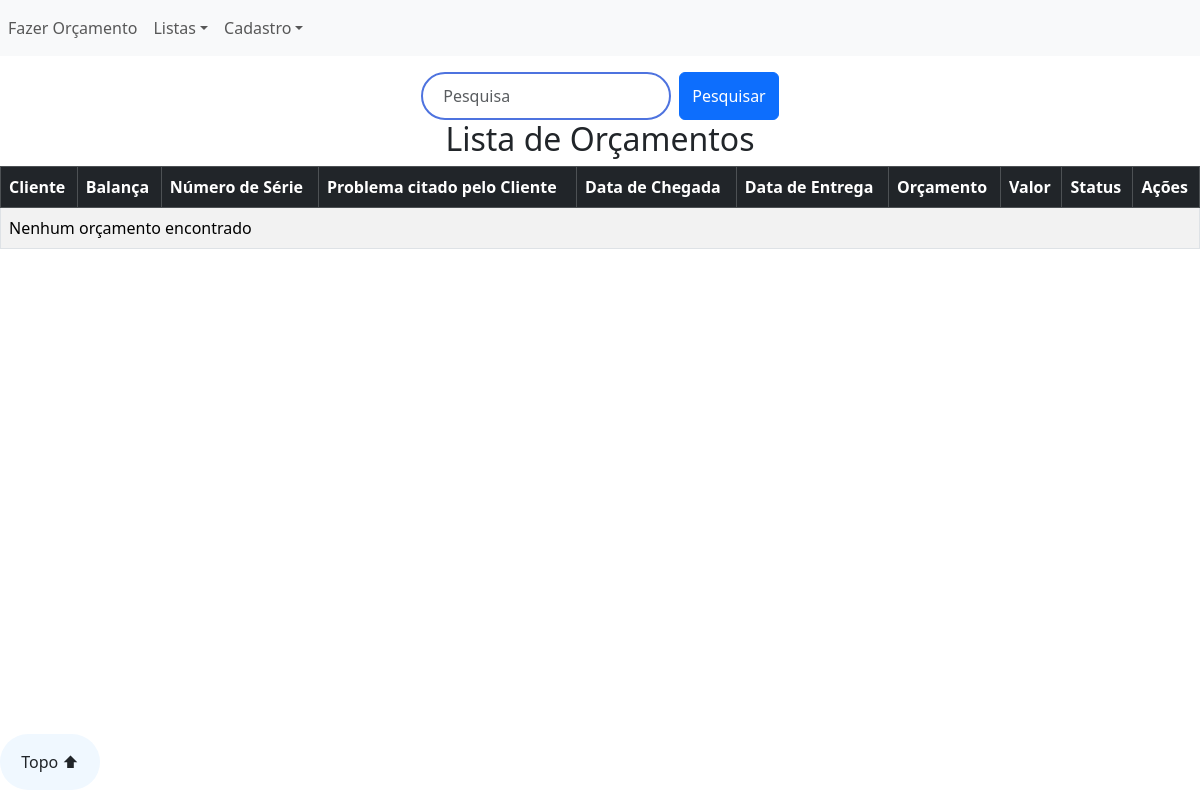
The app's page /, older data.
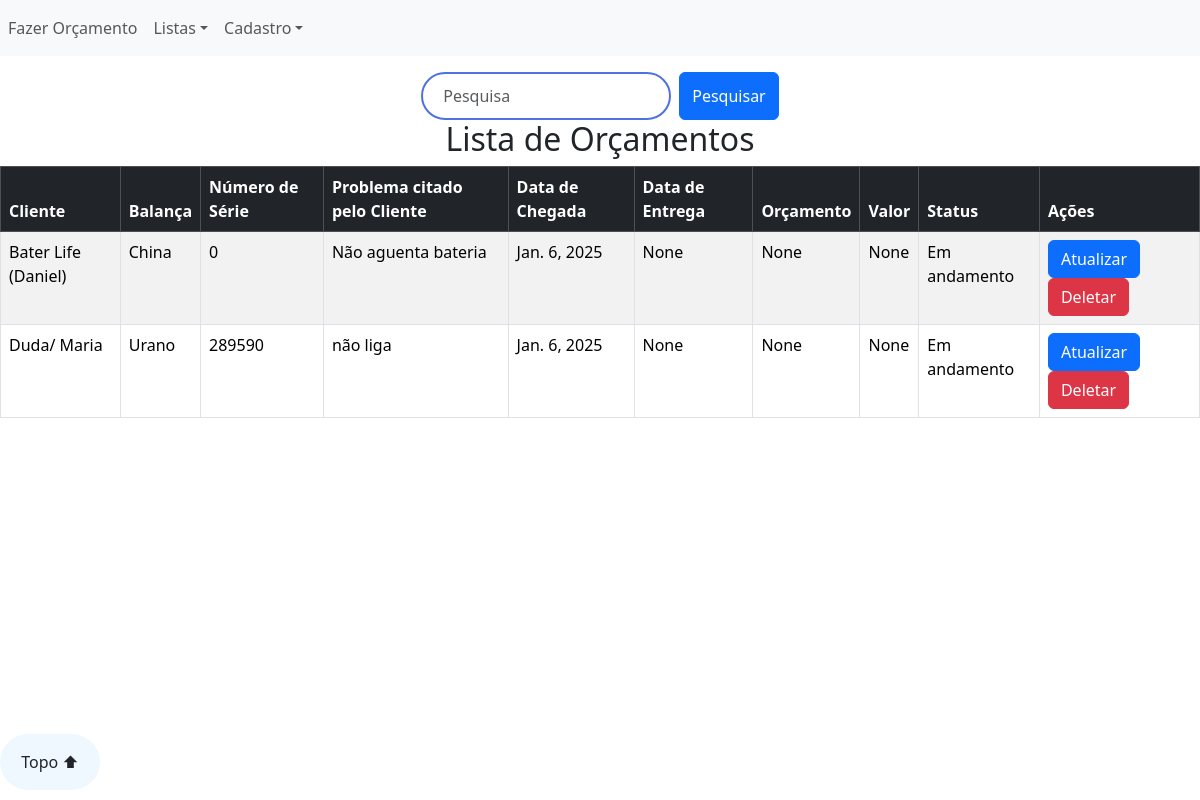
The same page, newer data.
### sis_orcamento/models.py (models this page shows, shortened)
class Clientes(models.Model):
    nome = models.CharField(max_length=100)
    contato = models.CharField(max_length=100)

class Balancas(models.Model):
    marca = models.CharField(max_length=100)
    modelo = models.CharField(max_length=100)

class Orcamentos(models.Model):
    cliente = models.ForeignKey(Clientes, on_delete=models.CASCADE)
    balanca = models.ForeignKey(Balancas, on_delete=models.CASCADE)
    num_serie_balanca = models.CharField(max_length=100, null=True, blank=True)
    data_chegada = models.DateField()
    data_entrega = models.DateField(null=True, blank=True)
    valor = models.DecimalField(max_digits=10, decimal_places=2, null=True, blank=True)
    problema_pelo_cliente = models.CharField(max_length=300, null=True, blank=True)
    orcamento = models.CharField(max_length=300, null=True, blank=True)
    status = models.CharField(max_length=100)

### sis_orcamento/views.py (the view)
# urls.py: path('', views.listas_orcamentos, name='listas_orcamentos'),
def listas_orcamentos(request):
    nome = request.GET.get('nome', '').strip()
    if nome:
        values_orcamento = Orcamentos.objects.select_related('cliente', 'balanca').filter(
            cliente__nome__icontains=nome
        ) | Orcamentos.objects.filter(
            num_serie_balanca__icontains=nome
        )
        values_clientes = Clientes.objects.filter(nome__icontains=nome)
        values_balancas = Balancas.objects.filter(
            modelo__icontains=nome
        ) | Balancas.objects.filter(
            marca__icontains=nome
        ) | Balancas.objects.filter(
            id__icontains=nome  # Se o número de série for associado por ID
        )
    else:
        values_orcamento = Orcamentos.objects.select_related('cliente', 'balanca').all()
        values_clientes = Clientes.objects.all()
        values_balancas = Balancas.objects.all()
    orcamentos = [{
        'id': value.id,
        'cliente': value.cliente.nome if value.cliente else 'N/A',
        'balanca': value.balanca.marca if value.balanca else 'N/A',
        'modelo': value.balanca.modelo if value.balanca else 'N/A',
        'data_chegada': value.data_chegada,
        'data_entrega': value.data_entrega,
        'valor': value.valor,
        'num_serie_balanca': value.num_serie_balanca,
        'problema_pelo_cliente': value.problema_pelo_cliente,
        'orcamento': value.orcamento,
        'status': value.status
    } for value in values_orcamento]
    clientes = [{
        'id': value.id,
        'nome': value.nome,
        'contato': value.contato
    } for value in values_clientes]
    balancas = [{
        'id': value.id,
        'marca': value.marca,
        'modelo': value.modelo,
    } for value in values_balancas]
    context = {
        'lista_orcamentos': orcamentos,
        'lista_clientes': clientes,
        'lista_balancas': balancas
    }
    return render(request, 'sis_orcamento/pages/listas.html', context)

### sis_orcamento/templates/sis_orcamento/pages/listas.html (shortened to what this page needs)
{% extends 'globals/index.html' %}
{% block content %}
    <form action="{% url 'listas_orcamentos' %}" method="get" class="d-flex justify-content-center">
        <input class="form-control me-2" type="text" name="nome" id="nome" placeholder="Pesquisa" style="width: 250px;">
        <button class="btn btn-primary" type="submit">Pesquisar</button>
    </form>
        <h2 class="text-center">Lista de Orçamentos</h2>
        <div class="d-flex justify-content-center">
            <div class="table-container" style="max-width: 1200px; width: 100%;">
                <table class="table table-striped table-bordered w-100 mx-auto">
                    <thead class="table-dark">
                        <tr>
                            <th>Cliente</th>
                            <th>Balança</th>
                            <th>Número de Série</th>
                            <th>Problema citado pelo Cliente</th>
                            <th>Data de Chegada</th>
                            <th>Data de Entrega</th>
                            <th>Orçamento</th>
                            <th>Valor</th>
                            <th>Status</th>
                            <th>Ações</th>
                        </tr>
                    </thead>
                    <tbody>
                        {% for orcamento in lista_orcamentos %}
                            <tr>
                                <td>{{ orcamento.cliente }}</td>
                                <td>{{ orcamento.balanca }}</td>
                                <td>{{ orcamento.num_serie_balanca }}</td>
                                <td>{{ orcamento.problema_pelo_cliente }}</td>
                                <td>{{ orcamento.data_chegada }}</td>
                                <td>{{ orcamento.data_entrega }}</td>
                                <td>{{ orcamento.orcamento }}</td>
                                <td>{{ orcamento.valor }}</td>
                                <td>{{ orcamento.status }}</td>
                                <td>
                                    <a href="/atualizar_orcamento/{{ orcamento.id }}" class="btn btn-primary">Atualizar</a>
                                    <button type="button" class="btn btn-danger" data-bs-toggle="modal" data-bs-target="#confirmDeleteModal" data-id="{{ orcamento.id }}" data-type="orcamento">
                                        Deletar
                                    </button>
                                </td>
                            </tr>
                        {% empty %}
                            <tr>
                                <td colspan="10">Nenhum orçamento encontrado</td>
                            </tr>
                        {% endfor %}
                    </tbody>
                </table>
            </div>
        </div>
    <footer class="footer fixed-bottom" style="position: fixed; right: 20px; bottom: 10px;">
        <div>
            <span class="rounded-pill" style="width:100px; height: auto; background-color: aliceblue; display: inline-block; text-align: center;">
                <a href="/" class="nav-link m-3">Topo ⬆</a>
            </span>
        </div>
    </footer>
{% endblock content %}

Row changes from the older to the newer data that the page shows:
now on this page (row unchanged): Clientes: cliente "Bater Life (Daniel)"
now on this page (row unchanged): Balancas: balanca "China"
added Orcamentos: problema_pelo_cliente "Não aguenta bateria", data_chegada "Jan. 6, 2025", status "Em andamento"
added Clientes: cliente "Duda/ Maria"
added Balancas: balanca "Urano"
added Orcamentos: num_serie_balanca "289590", problema_pelo_cliente "não liga", data_chegada "Jan. 6, 2025", status "Em andamento"
Text that changed along with them:
new list line: "0 None None None Atualizar Deletar"
new list line: "None None None Atualizar Deletar"
text no longer shown: "Nenhum orçamento encontrado"
